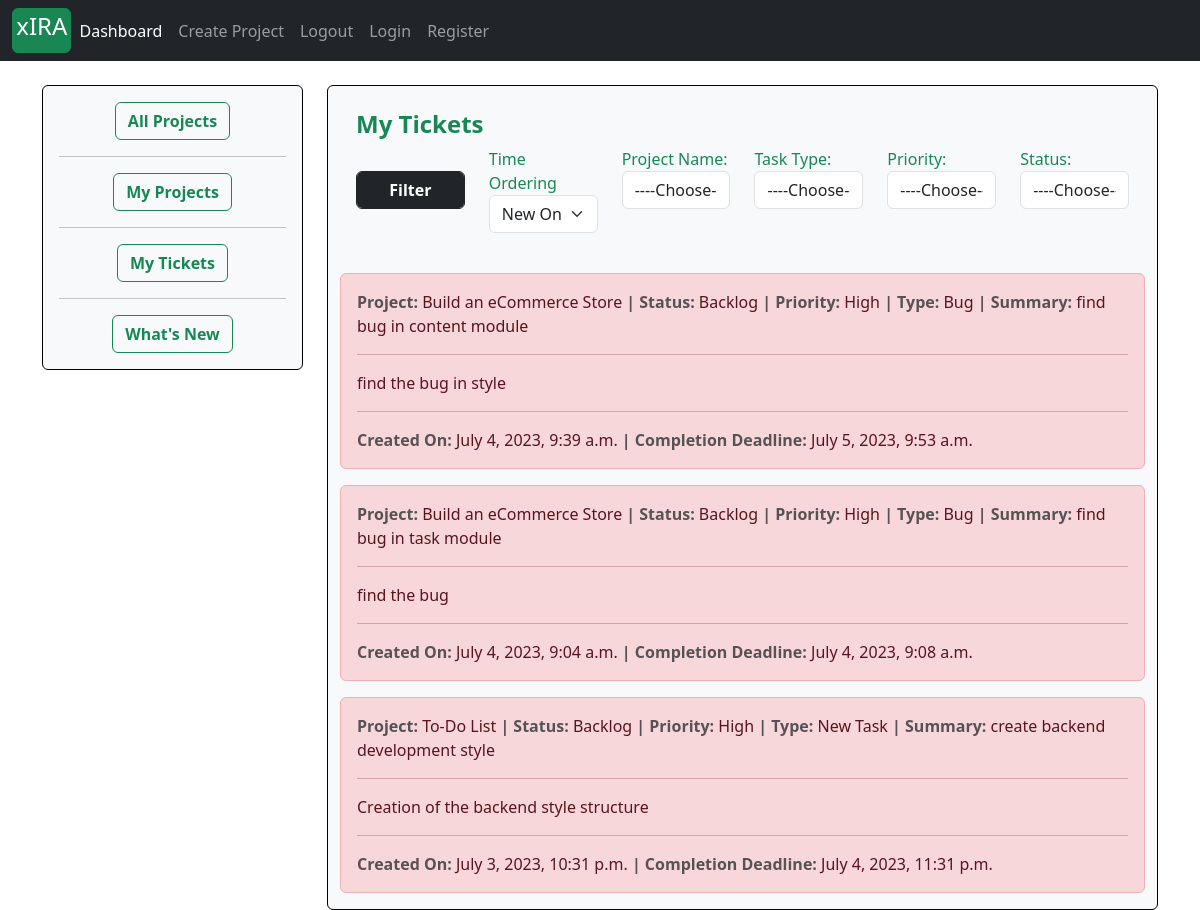
/ticket/see_ticket/ (signed in), run on the app's committed database.
### tickets/models.py (models this page shows, shortened)
class Task(models.Model):
    project       = models.ForeignKey(Project, on_delete=models.CASCADE)
    task_type     = models.CharField(max_length=30, choices = task_type_choices)
    short_summary = models.CharField(max_length=80)
    description   = models.TextField(max_length=500)
    assignee     = models.ForeignKey(Account, on_delete=models.CASCADE)
    status        = models.CharField(max_length=25, choices=status_field)
    priority      = models.CharField(max_length=25, choices=priority_field)
    start_date    = models.DateTimeField(auto_now_add=True)
    estimated_end_date = models.DateTimeField()
    def task_as_back_log(self):
        current_time = datetime.datetime.now().astimezone()
        estimated_end_date = self.estimated_end_date.astimezone()
        if self.status == 'Complete':
            return False
        if current_time >= estimated_end_date:
            self.status = 'Backlog'
            self.save()
            return True
        else:
            return False
    def get_status_choices(self):
        status = self.status
        if status == 'Open':
            return 'In progress', 'In progress'
        else:
            return 'Complete', 'Complete'

### projects/models.py (models this page shows)
class Project(models.Model):
    project_name         = models.CharField(max_length=30)
    project_description  = models.TextField(max_length=600, blank=True)
    project_category     = models.CharField(max_length=30, choices=choices)
    project_manager      =  models.ForeignKey(ProjectManager, on_delete=models.SET_NULL, null=True)
    assignees            =  models.ManyToManyField(Account)
    start_date           = models.DateTimeField(auto_now_add=True)
    estimated_end_date   = models.DateTimeField()
    def __str__(self):
        return self.project_name

### tickets/views.py (the view, shortened to what this page needs)
# urls.py: path('see_ticket/', views.user_manage_ticket, name='user_ticket_dashboard'),
def user_manage_ticket(request):
    user_object = Account.objects.get(id=request.user.id)
    projects = user_object.project_set.all()
    project_choice = [(project.id, project.project_name) for project in projects]
    all_task_query = Task.objects.filter(assignee__id=request.user.id)
    context = {
        'project_choice': project_choice,
        'status_choice': status_field,
        'task_type_choice': task_type_choices,
        'priority_choice': priority_field,
    }
    query_dic = request.GET
    if 'project_id' in query_dic:
        if query_dic['project_id'] != '' and len(all_task_query) > 0:
            all_task_query = all_task_query.filter(project__id=int(query_dic['project_id']))
    if 'task_type' in query_dic:
        if query_dic['task_type'] != '' and len(all_task_query) > 0:
            all_task_query = all_task_query.filter(task_type=query_dic['task_type'])
    if 'priority' in query_dic:
        if query_dic['priority'] != '' and len(all_task_query) > 0:
            all_task_query = all_task_query.filter(priority=query_dic['priority'])
    if 'status' in query_dic:
        if query_dic['status'] != '' and len(all_task_query) > 0:
            all_task_query = all_task_query.filter(status=query_dic['status'])
    all_task_query = all_task_query.order_by('-start_date')
    context['tickets'] = all_task_query
    return render(request, 'my_task_dashboard.html', context)

### projects/forms.py
class ProjectCreationForm(forms.ModelForm):
    class Meta:
        model = Project
        fields = ('project_name', 'project_category', 'project_description', 'estimated_end_date')
        widgets = {
            'project_name': forms.TextInput(attrs={'class': 'form-control',  }),
            'project_category': forms.Select(attrs={'class': 'form-control', }),
            'project_description': forms.Textarea(attrs={'class': 'form-control', 'rows':4, 'cols':15}),
        }

### projects/context_processors.py (called while the page is built)
def create_project_form(request):
    form = ProjectCreationForm()
    context = {
        'project_creation_form': form
    }
    return context

### templates/my_task_dashboard.html (shortened to what this page needs)
{% extends 'base.html' %}
{% block content %}
{% load tz %}
<div class="container mt-4">
	<div class="row">
		<div class="col-sm-3" style="">
		  <div class="card bg bg-light" style="border: 1px solid black;">
		<div class="card-body text-center">
		  <a href="{% url 'dashboard' %}" class="btn btn-outline-success"  style="text-decoration: none"><strong>All Projects</strong></a>
		<hr>
		  <a href="{% url 'dashboard' request.user.id %}" class="btn btn-outline-success"  style="text-decoration: none"><strong>My Projects</strong></a>
		<hr>
		  <a href="{% url 'user_ticket_dashboard' %}" class="btn btn-outline-success"  style="text-decoration: none"><strong>My Tickets</strong></a>
		<hr>
		  <a href="{% url 'get_notifications' %}" class="btn btn-outline-success"  style="text-decoration: none"><strong>What's New</strong></a>
		</div>
		  </div>
		</div>
<div class="col-lg">
	<div class="card  bg-light" style="border: 1px solid black;">
{% load tz %}
<div class="container mt-2">
    <div class="card bg-light border-0" >
      <article class="card-body">
		<header class="text-success"><h4><strong class="card-title">My Tickets</strong></h4></header>
		<form action = "{% url 'user_ticket_dashboard' %}" method="GET">
				<div class="form-group row">
					<div class="col form-group" style="">
                        	<button class="btn btn-dark form-control" href="#"><strong>Filter</strong></button>
            		</div>
					<div class="col form-group">
							<label class="text-success" for="">Time Ordering</label>
							<select class="form-select" name="order_by">
							  <option value="1" selected>New One</option>
							</select>
				</div>
					<div class="col form-group">
						<label class="text-success" for="project_id">Project Name:</label>
						<select class="form-control" name="project_id">
						<option value="">----Choose----</option>
						</select>
					</div>
					<div class="col form-group">
			            <label class="text-success" for="">Task Type:</label>
						<select class="form-control" name="task_type">
						<option value="">----Choose----</option>
						</select>
					</div>
					<div class="col form-group">
			            <label class="text-success" for="">Priority:</label>
						<select class="form-control" name="priority">
						<option value="">----Choose----</option>
						</select>
					</div>
					<div class="col form-group">
			            <label class="text-success" for="">Status:</label>
						<select class="form-control" name="status">
						<option value="">----Choose----</option>
						</select>
					</div>
		</form>
		</article>
    </div>
</div>
<div class="container mt-4">
	{% for task in tickets %}
	{% if task.status != 'Complete' %}
	<a class="nav-link" type="button"  data-bs-toggle="modal" data-bs-target="#{{task.id}}" style="text-decoration: none;">
	<div class="alert alert-{% if task.task_as_back_log %}danger{% elif task.status == 'Open' %}primary{% elif task.status == 'In Progress' %}info{% else %}success{% endif %}" role="alert">
		<strong class="text-muted"> Project: </strong>
		{{task.project}}
		<strong class="text-muted">| Status: </strong>
	    {{task.status|capfirst}}
	 	<strong class="text-muted">| Priority: </strong>
	    {{task.priority}}
		<strong class="text-muted">| Type: </strong>
	    {{task.task_type}}
		<strong class="text-muted">| Summary: </strong>
	    {{task.short_summary}}
	 	<hr>
	 	<p>{{task.description}}</p>
	 	<hr>
	<strong class="text-muted"> Created On: </strong>
	 {{task.start_date|timezone:"Asia/Kolkata"}}
	<strong class="text-muted">| Completion Deadline: </strong>
	 {{task.estimated_end_date|timezone:"Asia/Kolkata"}}
	</div>
	</a>
	{% endif %}
	{% endfor %}
</div>
</div>
    </div>
</div>
</div>
{% endblock %}

### data on the page
Task: project "Build an eCommerce Store", status "Backlog", priority "High", task_type "Bug", short_summary "find bug in content module", description "find the bug in style", start_date "July 4, 2023, 9:39 a.m.", estimated_end_date "July 5, 2023, 9:53 a.m."
Task: project "Build an eCommerce Store", status "Backlog", priority "High", task_type "Bug", short_summary "find bug in task module", description "find the bug", start_date "July 4, 2023, 9:04 a.m.", estimated_end_date "July 4, 2023, 9:08 a.m."
Task: project "To-Do List", status "Backlog", priority "High", task_type "New Task", short_summary "create backend development style", description "Creation of the backend style structure", start_date "July 3, 2023, 10:31 p.m.", estimated_end_date "July 4, 2023, 11:31 p.m."
